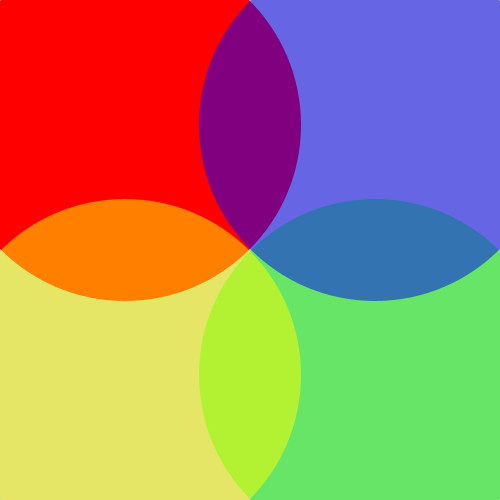
Frame 1 (no input)
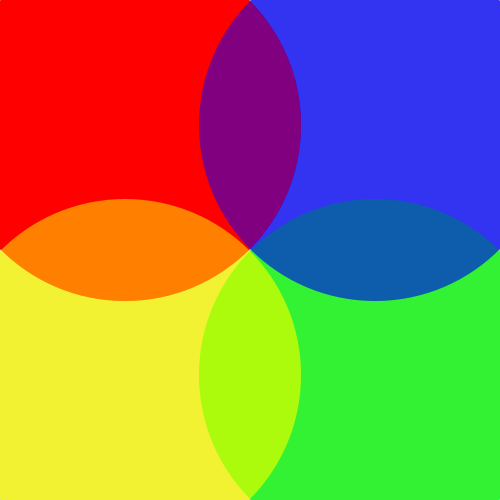
Frame 2 (the mouse pressed at the canvas centre, redrawn once)

The Processing sketch that drew these frames (run headless with seeded random() and noise(); the mouse was pressed at the canvas centre and the sketch redrawn once):

// Processing sketch: alphaChannels
// ── alphaChannels.pde
void setup() {
  size(500, 500);
  smooth();
  noLoop();
  //ellipseMode(CORNERS);
}

void draw() {
  int w = 2*(int)sqrt(width/4*width/4+height/4*height/4);
  noStroke();
  fill(255, 0, 0, 255);
  ellipse(width/4, height/4, w, w);
  fill(0, 255, 0, 127);
  ellipse(3*width/4, 3*height/4, w, w);
  fill(0, 0, 255, 127);
  ellipse(3*width/4, height/4, w, w);
  fill(255, 255, 0, 127);
  ellipse(width/4, 3*height/4, w, w);
}
